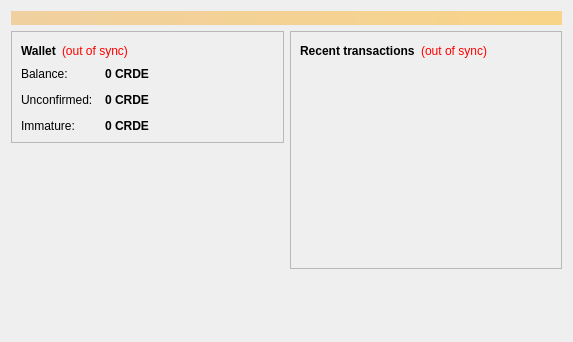
<?xml version="1.0" encoding="UTF-8"?>
<ui version="4.0">
 <class>OverviewPage</class>
 <widget class="QWidget" name="OverviewPage">
  <property name="geometry">
   <rect>
    <x>0</x>
    <y>0</y>
    <width>573</width>
    <height>342</height>
   </rect>
  </property>
  <property name="windowTitle">
   <string>Form</string>
  </property>
  <layout class="QVBoxLayout" name="topLayout">
   <item>
    <widget class="QLabel" name="labelAlerts">
     <property name="visible">
      <bool>false</bool>
     </property>
     <property name="styleSheet">
      <string notr="true">background-color: qlineargradient(x1: 0, y1: 0, x2: 1, y2: 0, stop:0 #F0D0A0, stop:1 #F8D488); color:#000000;</string>
     </property>
     <property name="wordWrap">
      <bool>true</bool>
     </property>
     <property name="margin">
      <number>3</number>
     </property>
    </widget>
   </item>
   <item>
    <layout class="QHBoxLayout" name="horizontalLayout" stretch="1,1">
     <item>
      <layout class="QVBoxLayout" name="verticalLayout_2">
       <item>
        <widget class="QFrame" name="frame">
         <property name="frameShape">
          <enum>QFrame::StyledPanel</enum>
         </property>
         <property name="frameShadow">
          <enum>QFrame::Raised</enum>
         </property>
         <layout class="QVBoxLayout" name="verticalLayout_4">
          <item>
           <layout class="QHBoxLayout" name="horizontalLayout_4">
            <item>
             <widget class="QLabel" name="label_5">
              <property name="font">
               <font>
                <weight>75</weight>
                <bold>true</bold>
               </font>
              </property>
              <property name="text">
               <string>Wallet</string>
              </property>
             </widget>
            </item>
            <item>
             <widget class="QLabel" name="labelWalletStatus">
              <property name="toolTip">
               <string>The displayed information may be out of date. Your wallet automatically synchronizes with the Credit network after a connection is established, but this process has not completed yet.</string>
              </property>
              <property name="styleSheet">
               <string notr="true">QLabel { color: red; }</string>
              </property>
              <property name="text">
               <string notr="true">(out of sync)</string>
              </property>
              <property name="alignment">
               <set>Qt::AlignLeading|Qt::AlignLeft|Qt::AlignVCenter</set>
              </property>
             </widget>
            </item>
            <item>
             <spacer name="horizontalSpacer_2">
              <property name="orientation">
               <enum>Qt::Horizontal</enum>
              </property>
              <property name="sizeHint" stdset="0">
               <size>
                <width>40</width>
                <height>20</height>
               </size>
              </property>
             </spacer>
            </item>
           </layout>
          </item>
          <item>
           <layout class="QFormLayout" name="formLayout_2">
            <property name="fieldGrowthPolicy">
             <enum>QFormLayout::AllNonFixedFieldsGrow</enum>
            </property>
            <property name="horizontalSpacing">
             <number>12</number>
            </property>
            <property name="verticalSpacing">
             <number>12</number>
            </property>
            <item row="0" column="0">
             <widget class="QLabel" name="label">
              <property name="text">
               <string>Balance:</string>
              </property>
             </widget>
            </item>
            <item row="0" column="1">
             <widget class="QLabel" name="labelBalance">
              <property name="font">
               <font>
                <weight>75</weight>
                <bold>true</bold>
               </font>
              </property>
              <property name="cursor">
               <cursorShape>IBeamCursor</cursorShape>
              </property>
              <property name="toolTip">
               <string>Your current balance</string>
              </property>
              <property name="text">
               <string notr="true">0 CRDE</string>
              </property>
              <property name="textInteractionFlags">
               <set>Qt::LinksAccessibleByMouse|Qt::TextSelectableByKeyboard|Qt::TextSelectableByMouse</set>
              </property>
             </widget>
            </item>
            <item row="1" column="0">
             <widget class="QLabel" name="label_3">
              <property name="text">
               <string>Unconfirmed:</string>
              </property>
             </widget>
            </item>
            <item row="1" column="1">
             <widget class="QLabel" name="labelUnconfirmed">
              <property name="font">
               <font>
                <weight>75</weight>
                <bold>true</bold>
               </font>
              </property>
              <property name="cursor">
               <cursorShape>IBeamCursor</cursorShape>
              </property>
              <property name="toolTip">
               <string>Total of transactions that have yet to be confirmed, and do not yet count toward the current balance</string>
              </property>
              <property name="text">
               <string notr="true">0 CRDE</string>
              </property>
              <property name="textInteractionFlags">
               <set>Qt::LinksAccessibleByMouse|Qt::TextSelectableByKeyboard|Qt::TextSelectableByMouse</set>
              </property>
             </widget>
            </item>
            <item row="2" column="0">
             <widget class="QLabel" name="labelImmatureText">
              <property name="text">
               <string>Immature:</string>
              </property>
             </widget>
            </item>
            <item row="2" column="1">
             <widget class="QLabel" name="labelImmature">
              <property name="font">
               <font>
                <weight>75</weight>
                <bold>true</bold>
               </font>
              </property>
              <property name="toolTip">
               <string>Mined balance that has not yet matured</string>
              </property>
              <property name="text">
               <string notr="true">0 CRDE</string>
              </property>
              <property name="textInteractionFlags">
               <set>Qt::LinksAccessibleByMouse|Qt::TextSelectableByKeyboard|Qt::TextSelectableByMouse</set>
              </property>
             </widget>
            </item>
           </layout>
          </item>
         </layout>
        </widget>
       </item>
       <item>
        <spacer name="verticalSpacer">
         <property name="orientation">
          <enum>Qt::Vertical</enum>
         </property>
         <property name="sizeHint" stdset="0">
          <size>
           <width>20</width>
           <height>40</height>
          </size>
         </property>
        </spacer>
       </item>
      </layout>
     </item>
     <item>
      <layout class="QVBoxLayout" name="verticalLayout_3">
       <item>
        <widget class="QFrame" name="frame_2">
         <property name="frameShape">
          <enum>QFrame::StyledPanel</enum>
         </property>
         <property name="frameShadow">
          <enum>QFrame::Raised</enum>
         </property>
         <layout class="QVBoxLayout" name="verticalLayout">
          <item>
           <layout class="QHBoxLayout" name="horizontalLayout_2">
            <item>
             <widget class="QLabel" name="label_4">
              <property name="text">
               <string>&lt;b&gt;Recent transactions&lt;/b&gt;</string>
              </property>
             </widget>
            </item>
            <item>
             <widget class="QLabel" name="labelTransactionsStatus">
              <property name="toolTip">
               <string>The displayed information may be out of date. Your wallet automatically synchronizes with the Credit network after a connection is established, but this process has not completed yet.</string>
              </property>
              <property name="styleSheet">
               <string notr="true">QLabel { color: red; }</string>
              </property>
              <property name="text">
               <string notr="true">(out of sync)</string>
              </property>
              <property name="alignment">
               <set>Qt::AlignRight|Qt::AlignTrailing|Qt::AlignVCenter</set>
              </property>
             </widget>
            </item>
            <item>
             <spacer name="horizontalSpacer">
              <property name="orientation">
               <enum>Qt::Horizontal</enum>
              </property>
              <property name="sizeHint" stdset="0">
               <size>
                <width>40</width>
                <height>20</height>
               </size>
              </property>
             </spacer>
            </item>
           </layout>
          </item>
          <item>
           <widget class="QListView" name="listTransactions">
            <property name="styleSheet">
             <string notr="true">QListView { background: transparent; }</string>
            </property>
            <property name="frameShape">
             <enum>QFrame::NoFrame</enum>
            </property>
            <property name="verticalScrollBarPolicy">
             <enum>Qt::ScrollBarAlwaysOff</enum>
            </property>
            <property name="horizontalScrollBarPolicy">
             <enum>Qt::ScrollBarAlwaysOff</enum>
            </property>
            <property name="selectionMode">
             <enum>QAbstractItemView::NoSelection</enum>
            </property>
           </widget>
          </item>
         </layout>
        </widget>
       </item>
       <item>
        <spacer name="verticalSpacer_2">
         <property name="orientation">
          <enum>Qt::Vertical</enum>
         </property>
         <property name="sizeHint" stdset="0">
          <size>
           <width>20</width>
           <height>40</height>
          </size>
         </property>
        </spacer>
       </item>
      </layout>
     </item>
    </layout>
   </item>
  </layout>
 </widget>
 <resources/>
 <connections/>
</ui>
